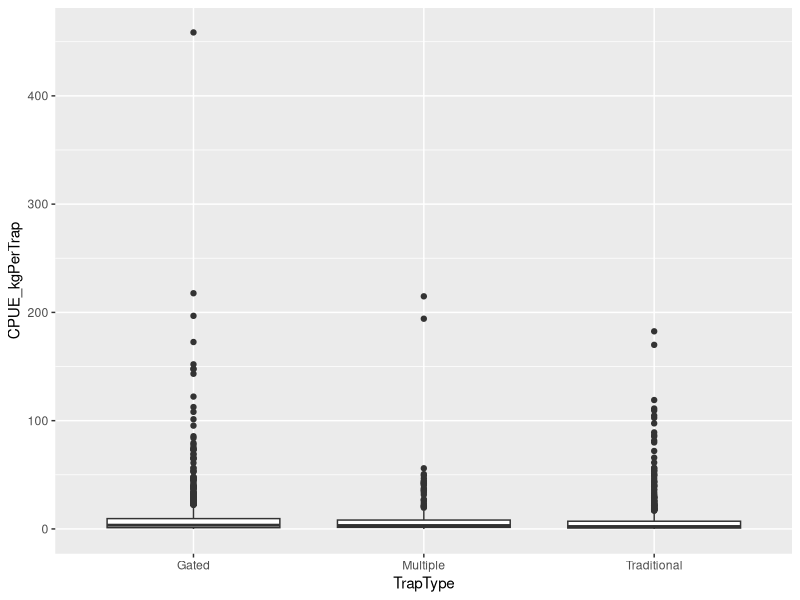
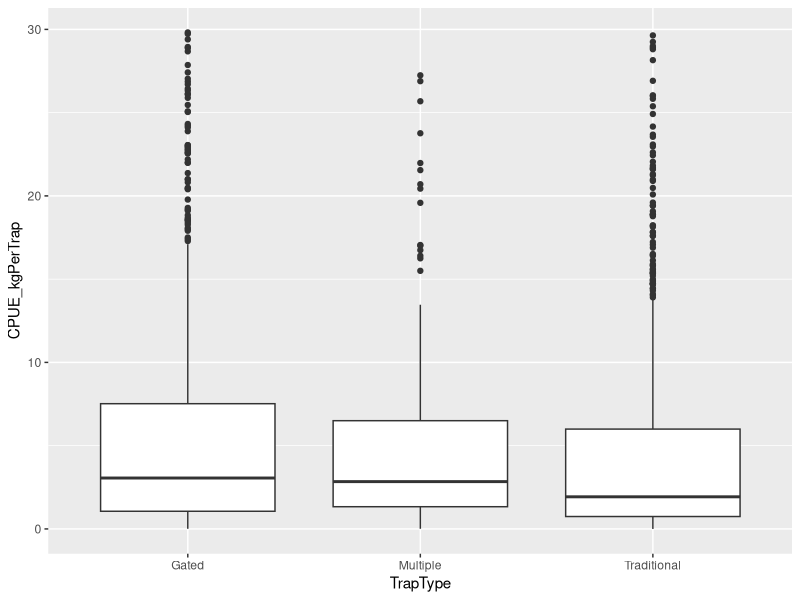
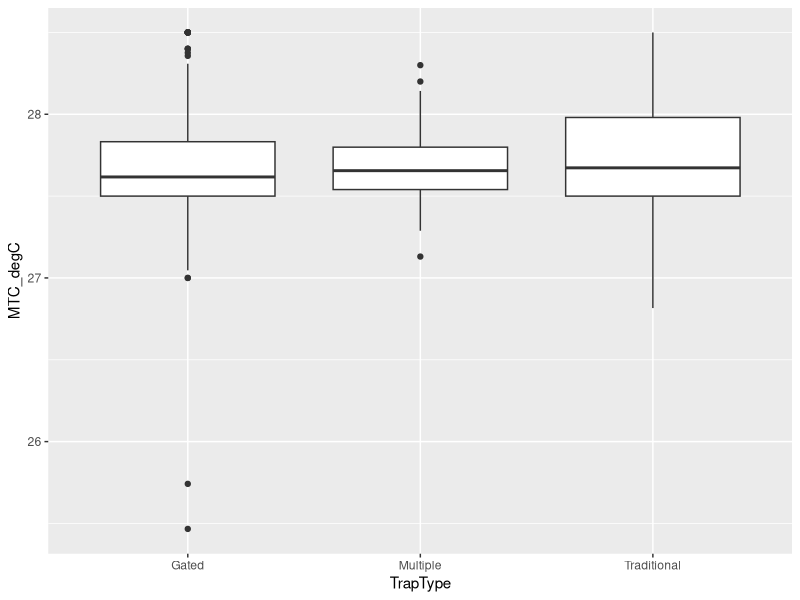
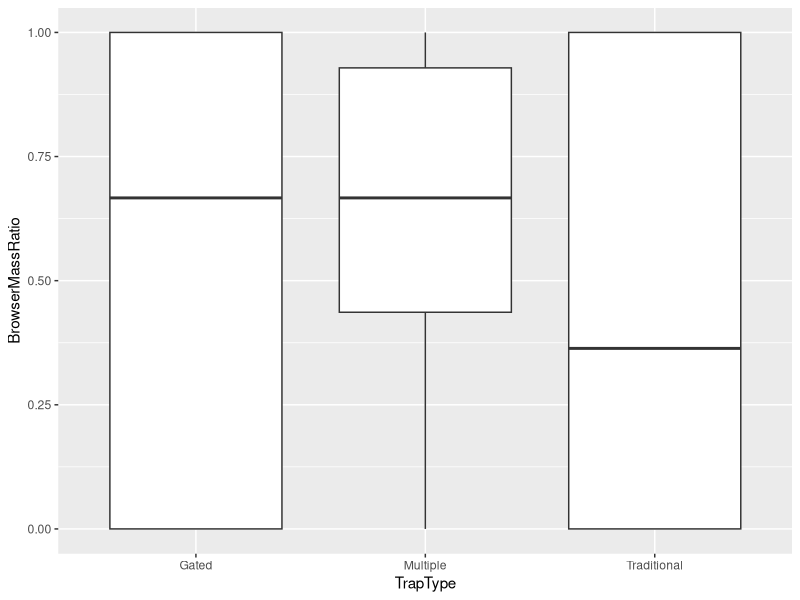
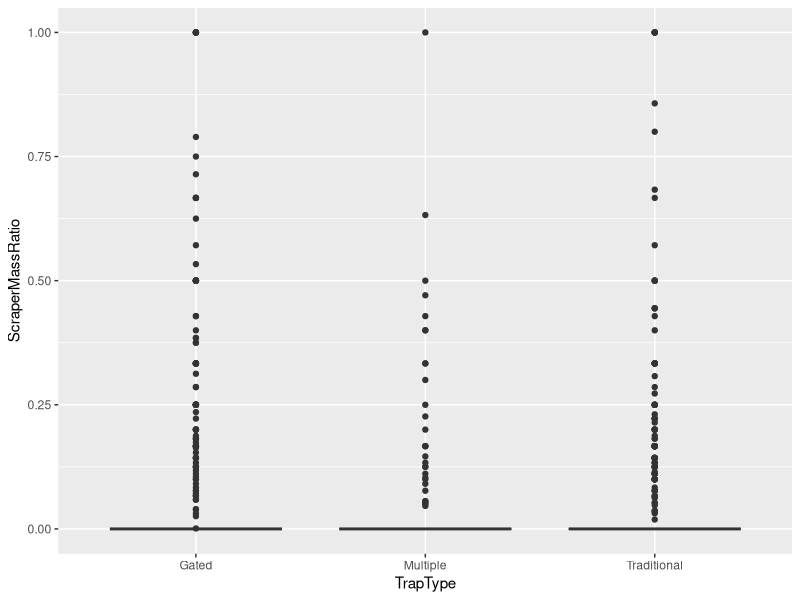
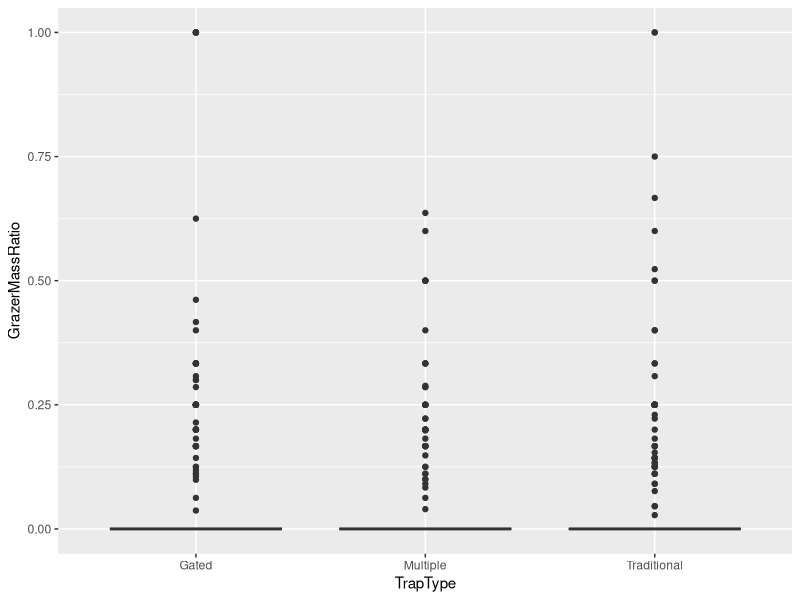
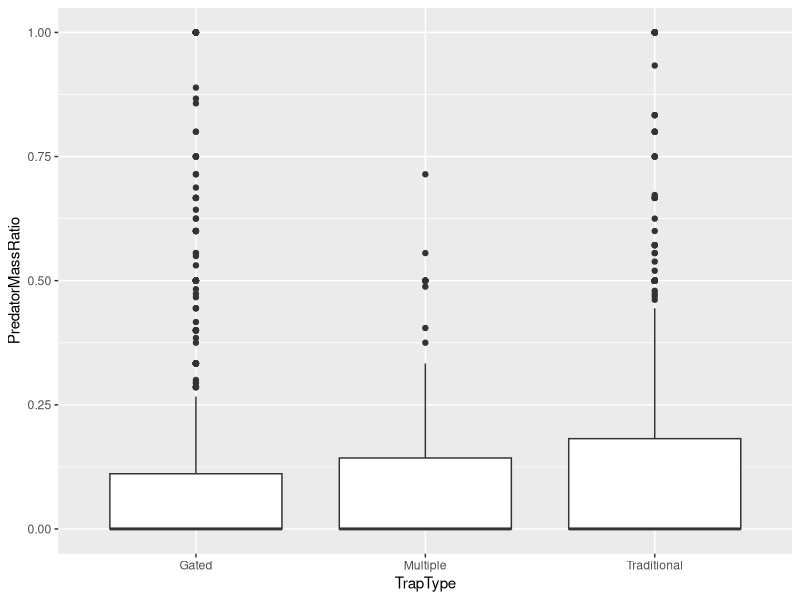
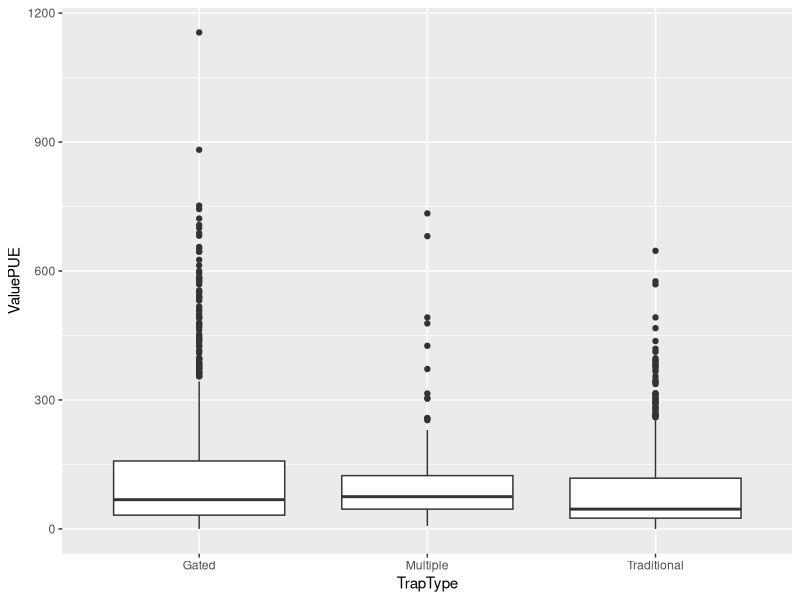

Source code (R) for these figures, in order:
##  Escape gaps contribute to ecosystem health and food security in an artisanal coral
##    reef trap fishery.

##  Bryan P. Galligan, S.J. (JENA)
##  Austin Humphries (URI)
##  Maxwell Kodia Azali (WCS)
##  Tim McClanahan (WCS)

## Project TOC:
##    01 Data Cleaning
##    02 Adding Life History Values Using FishLife
##    03 Calculating Functional Diversity Indices
##    04 Data Exploration

## Script Title:
##    04 Data Exploration

## Last update: 18 Apr 22

# This script explores the data to avoid common statistical errors, following the procedures
# outlined by Zuur et al. (2010).

## Script TOC:
##    4.1 Load packages and data




##### 4.1 Load packages and data #####

# Load packages
library(readr)
library(ggplot2)

# Load data
TripData <- read_csv("03_FunctionalDiversity_Out/TripData_GatedTraps_Galligan.csv",
  col_types = cols(...1 = col_skip()))
SpeciesData <- read_csv("02_FishLife_Out/SpeciesData_GatedTraps_Galligan.csv")
CatchData <- read_csv("02_FishLife_Out/CatchData_GatedTraps_Galligan.csv")




##### 4.2 Outliers #####

# CPUE_kgPerTrap
ggplot(data = TripData, mapping = aes(x = TrapType, y = CPUE_kgPerTrap)) +
  geom_boxplot()

# Remove all trips with CPUE greater than 30 kg per trap
TripData_NoOutliers <- subset(TripData, TripData$CPUE_kgPerTrap <= 30)

# CPUE with outliers removed
ggplot(data = TripData_NoOutliers, mapping = aes(x = TrapType, y = CPUE_kgPerTrap)) +
  geom_boxplot()

# MTC_degC
ggplot(data = TripData_NoOutliers, mapping = aes(x = TrapType, y = MTC_degC)) +
  geom_boxplot()

# Additional variables
ggplot(data = TripData_NoOutliers, mapping = aes(x = TrapType, y = BrowserMassRatio)) +
  geom_boxplot()

ggplot(data = TripData_NoOutliers, mapping = aes(x = TrapType, y = ScraperMassRatio)) +
  geom_boxplot()

ggplot(data = TripData_NoOutliers, mapping = aes(x = TrapType, y = GrazerMassRatio)) +
  geom_boxplot()

ggplot(data = TripData_NoOutliers, mapping = aes(x = TrapType, y = PredatorMassRatio)) +
  geom_boxplot()

ggplot(data = TripData_NoOutliers, mapping = aes(x = TrapType, y = ValuePUE)) +
  geom_boxplot()

ggplot(data = TripData_NoOutliers, mapping = aes(x = TrapType, y = MeanLLmat)) +
  geom_boxplot()

ggplot(data = TripData_NoOutliers, mapping = aes(x = TrapType, y = MeanTrophLevel)) +
  geom_boxplot()

ggplot(data = TripData_NoOutliers, mapping = aes(x = TrapType, y = MeanVulnerability)) +
  geom_boxplot()

ggplot(data = TripData_NoOutliers, mapping = aes(x = TrapType, y = FECount)) +
  geom_boxplot()

ggplot(data = TripData_NoOutliers, mapping = aes(x = TrapType, y = FDiv)) +
  geom_boxplot()

ggplot(data = TripData_NoOutliers, mapping = aes(x = TrapType, y = CaPUE)) +
  geom_boxplot()

ggplot(data = TripData_NoOutliers, mapping = aes(x = TrapType, y = FePUE)) +
  geom_boxplot()

ggplot(data = TripData_NoOutliers, mapping = aes(x = TrapType, y = Omega3PUE)) +
  geom_boxplot()

ggplot(data = TripData_NoOutliers, mapping = aes(x = TrapType, y = ProteinPUE)) +
  geom_boxplot()

ggplot(data = TripData_NoOutliers, mapping = aes(x = TrapType, y = VAPUE)) +
  geom_boxplot()

ggplot(data = TripData_NoOutliers, mapping = aes(x = TrapType, y = SePUE)) +
  geom_boxplot()

ggplot(data = TripData_NoOutliers, mapping = aes(x = TrapType, y = ZnPUE)) +
  geom_boxplot()
